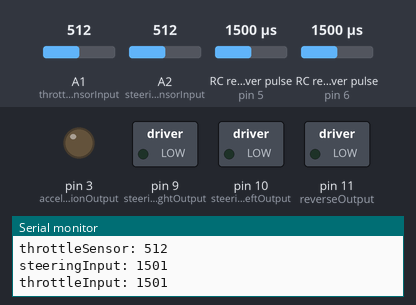
A program run on a simulated Arduino Uno, built with avr-gcc and run on an emulated ATmega328P. On the bench: switched loads named in the program (green lamp = pin HIGH), output pins drawn as LEDs (lit = HIGH), the last lines printed to the serial monitor. Wiring (inferred from the names in the program): 2 × RC receiver channel: data pin 5 / data pin 6. The inputs (shaded band) are chosen by the test bench; at power-on: RC receiver pulse (sensors on pin 5, pin 6) 1500 µs, A2 (steeringMotorSensorInput) = 512, A1 (throttleMotorSensorInput) = 512.

Above: at 1.2 s.
1.3 s: RC receiver pulse (sensor on pin 5) set to 1562 µs
2.8 s: RC receiver pulse (sensor on pin 5) set to 1592 µs
At 3.6 s:
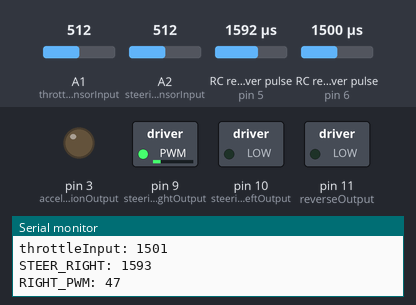
4.3 s: RC receiver pulse (sensor on pin 6) set to 1020 µs
At 5.5 s:
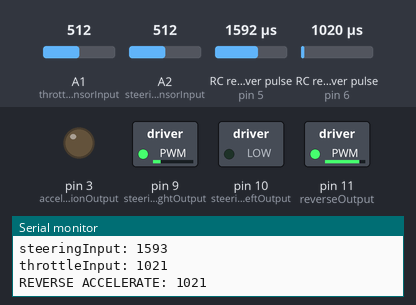
5.8 s: A2 (steeringMotorSensorInput) set to 900
7.3 s: A2 (steeringMotorSensorInput) set to 922
At 8.5 s:
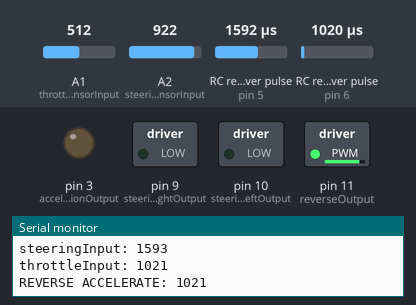
8.8 s: RC receiver pulse (sensor on pin 6) set to 1500 µs
At 9.3 s:
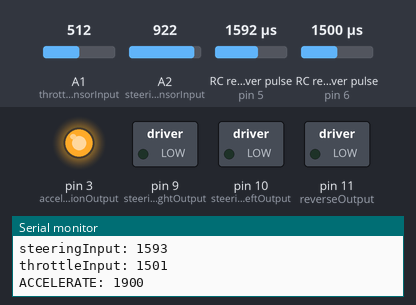
Timing chart, 0 to 11.3 s (numbered marks = the images above; inputs shaded):
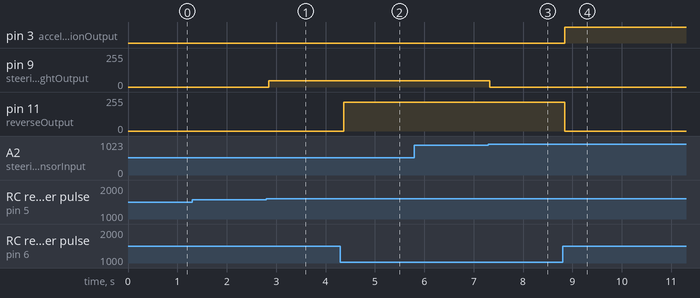

The program:

main.cpp
```cpp
#include <Arduino.h>

bool autoCorrectSteering = false;
bool autoCorrectThrottle = false;

char steeringMotorSensorInput = A2;
char throttleMotorSensorInput = A1;
int throttleInput = 6;
int steeringInput = 5;
int steeringLeftOutput = 10;
int steeringRightOutput = 9;
int reverseOutput = 11;
int accelerationOutput = 3;

// Constants for motor endpoints
// max speed at 300
const int THROTTLE_LOWER_ENDPOINT = 450;
// max speed at 1000
const int THROTTLE_UPPER_ENDPOINT = 810;

//TODO: Links zu weit, rechts nicht weit genug
const int STEERING_LOWER_ENDPOINT = 590;
const int STEERING_UPPER_ENDPOINT = 910;

// Constants for remote control inputs THROTTLE
const int REMOTE_INPUT_BACKWARD = 1420;
const int REMOTE_INPUT_FORWARD = 1580;
const int MIN_REMOTE_INPUT_THROTTLE = 950;
const int MAX_REMOTE_INPUT_THROTTLE = 1900;

// Constants for remote control inputs STEERING
const int REMOTE_INPUT_LEFT = 1380;
const int REMOTE_INPUT_RIGHT = 1580;
const int MIN_REMOTE_INPUT_STEERING_RIGHT = 1500;
const int MAX_REMOTE_INPUT_STEERING_RIGHT = 2000;
const int MIN_REMOTE_INPUT_STEERING_LEFT = 1500;
const int MAX_REMOTE_INPUT_STEERING_LEFT = 900;

// Constants for the range for steering motor reset
// 700
const int STEERING_DEADLOCK_MIN = 752;
// 710
const int STEERING_DEADLOCK_MAX = 762;

// Constants for the range for throttle motor reset
//const int THROTTLE_DEADLOCK_MIN = 580;
//const int THROTTLE_DEADLOCK_MAX = 620;
const int THROTTLE_DEADLOCK_MIN = 580;
const int THROTTLE_DEADLOCK_MAX = 620;

void setup() {
    // put your setup code here, to run once:
    pinMode(steeringInput, INPUT);
    pinMode(steeringMotorSensorInput, INPUT);
    pinMode(throttleInput, INPUT);
    pinMode(throttleMotorSensorInput, INPUT);
    pinMode(steeringLeftOutput, OUTPUT);
    pinMode(steeringRightOutput, OUTPUT);
    pinMode(accelerationOutput, OUTPUT);
    pinMode(reverseOutput, OUTPUT);
    Serial.begin(57600);
}


// H-Bridge: RPWM
void accelerate(int throttle) {
    Serial.print("ACCELERATE: ");
    Serial.println(throttle);
    int forwardPWM = map(throttle, REMOTE_INPUT_FORWARD, MAX_REMOTE_INPUT_THROTTLE, 0, 255);
    analogWrite(reverseOutput, 0);
    analogWrite(accelerationOutput, forwardPWM);
}

// H-Bridge: LPWM
void reverseAccelerate(int throttle) {
    Serial.print("REVERSE ACCELERATE: ");
    Serial.println(throttle);
    int backwardPWM = map(throttle, MIN_REMOTE_INPUT_THROTTLE, REMOTE_INPUT_BACKWARD, 255, 0);
    analogWrite(accelerationOutput, 0);
    analogWrite(reverseOutput, backwardPWM);
}

// H-Bridge: RPWM
void steer_right(int steering) {
    int rightPWM = map(steering, MIN_REMOTE_INPUT_STEERING_RIGHT, MAX_REMOTE_INPUT_STEERING_RIGHT, 0, 255);
    Serial.print("STEER_RIGHT: ");
    Serial.println(steering);
    Serial.print("RIGHT_PWM: ");
    Serial.println(rightPWM);
    analogWrite(steeringLeftOutput, 0);
    analogWrite(steeringRightOutput, rightPWM);
}

// H-Bridge: LPWM
void steer_left(int steering) {
    int leftPWM = map(steering, MAX_REMOTE_INPUT_STEERING_LEFT, MIN_REMOTE_INPUT_STEERING_LEFT, 255, 0);
    Serial.print("STEER LEFT: ");
    Serial.println(steering);
    Serial.print("LEFT_PWM: ");
    Serial.println(leftPWM);
    analogWrite(steeringRightOutput, 0);
    analogWrite(steeringLeftOutput, leftPWM);
}

void resetSteering(int steeringMotorSensor) {
    if (steeringMotorSensor > STEERING_DEADLOCK_MIN && steeringMotorSensor < STEERING_DEADLOCK_MAX) {
        analogWrite(steeringLeftOutput, 0);
        analogWrite(steeringRightOutput, 0);
        autoCorrectSteering = false;
    } else if (steeringMotorSensor < STEERING_DEADLOCK_MAX) {
        steer_right(MAX_REMOTE_INPUT_STEERING_RIGHT);
    } else if (steeringMotorSensor > STEERING_DEADLOCK_MIN) {
        steer_left(MAX_REMOTE_INPUT_STEERING_LEFT);
    } else {
        analogWrite(steeringRightOutput, 0);
        analogWrite(steeringLeftOutput, 0);
    }
}

void resetThrottle(int throttleMotorSensor) {
    if (throttleMotorSensor > THROTTLE_DEADLOCK_MIN && throttleMotorSensor < THROTTLE_DEADLOCK_MAX) {
        analogWrite(accelerationOutput, 0);
        analogWrite(reverseOutput, 0);
        autoCorrectThrottle = false;
    } else if (throttleMotorSensor > THROTTLE_DEADLOCK_MAX) {
        reverseAccelerate(MIN_REMOTE_INPUT_THROTTLE);
    } else if (throttleMotorSensor < THROTTLE_DEADLOCK_MIN) {
        accelerate(MAX_REMOTE_INPUT_THROTTLE);
    } else {
        analogWrite(accelerationOutput, 0);
        analogWrite(reverseOutput, 0);
    }
}

void loop() {
    // int motorMiddle = 500;
    // Channel 2: Throttle 996 - 1984
    int throttle = pulseIn(throttleInput, HIGH);
    int throttleMotorSensor = analogRead(throttleMotorSensorInput);
    int steering = pulseIn(steeringInput, HIGH);
    int steeringMotorSensor = analogRead(steeringMotorSensorInput);

    Serial.print("steeringSensor: ");
    Serial.println(steeringMotorSensor);
    Serial.print("throttleSensor: ");
    Serial.println(throttleMotorSensor);
    Serial.print("steeringInput: ");
    Serial.println(steering);
    Serial.print("throttleInput: ");
    Serial.println(throttle);
    if (throttle != 0) {
        if (throttleMotorSensor > THROTTLE_LOWER_ENDPOINT && throttle < REMOTE_INPUT_BACKWARD) {
            reverseAccelerate(throttle);
            autoCorrectThrottle = true;
        } else if (throttleMotorSensor < THROTTLE_UPPER_ENDPOINT && throttle > REMOTE_INPUT_FORWARD) {
            accelerate(throttle);
            autoCorrectThrottle = true;
        } else {
            analogWrite(accelerationOutput, 0);
            analogWrite(reverseOutput, 0);
        }
    } else {
        resetThrottle(throttleMotorSensor);
    }

    if (steering != 0) {
        if (steeringMotorSensor < STEERING_UPPER_ENDPOINT && steering > REMOTE_INPUT_RIGHT) {
            steer_right(steering);
            autoCorrectSteering = true;
        } else if (steeringMotorSensor > STEERING_LOWER_ENDPOINT && steering < REMOTE_INPUT_LEFT) {
            steer_left(steering);
            autoCorrectSteering = true;
        } else {
            analogWrite(steeringLeftOutput, 0);
            analogWrite(steeringRightOutput, 0);
        }
    }

    if (steering > REMOTE_INPUT_LEFT && steering < REMOTE_INPUT_RIGHT && autoCorrectSteering) {
        resetSteering(steeringMotorSensor);
    }
    if (throttle > REMOTE_INPUT_BACKWARD && throttle < REMOTE_INPUT_FORWARD && autoCorrectThrottle) {
        resetThrottle(throttleMotorSensor);
    }
}
```

Backup.cpp
```cpp
#include <Arduino.h>

int throttleMotorDistanceInput = A0;
int throttleInput = 5;
int steeringInput = 6;
int reverseOut = 9;
int throttleOut = 10;


void reverseAccelerate(int throttle);

void accelerate(int throttle);

void moveToInitialPosition(int motorDistance);

void setup() {
    // put your setup code here, to run once:
    pinMode(steeringInput, INPUT);
    pinMode(throttleInput, INPUT);
    pinMode(throttleMotorDistanceInput, INPUT);
    pinMode(throttleOut, OUTPUT);
    pinMode(reverseOut, OUTPUT);
    Serial.begin(57600);
}

void loop() {
    // Default values for motor endpoint resistance
    int lowerEndpoint = 50;
    int upperEndpoint = 1000;
    // int motorMiddle = 500;
    // Channel 2: Throttle 996 - 1984
    int throttle = pulseIn(throttleInput, HIGH);
    int motorDistance = analogRead(throttleMotorDistanceInput);
    Serial.print("DISTANCE: ");
    Serial.println(motorDistance);

    if (motorDistance > lowerEndpoint && throttle < 1380) {
        reverseAccelerate(throttle);
    } else if (motorDistance < upperEndpoint && throttle > 1580) {
        accelerate(throttle);
    } else {
        analogWrite(throttleOut, 0);
        analogWrite(reverseOut, 0);
    }

    if (throttle > 1380 && throttle < 1580) {
        //moveToInitialPosition(motorDistance);
    }
}

// H-Bridge: RPWM
void accelerate(int throttle) {
    Serial.print("ACCELERATE: ");
    Serial.println(throttle);
    int forwardPWM = map(throttle, 1580, 1990, 0, 255);
    analogWrite(reverseOut, 0);
    analogWrite(throttleOut, forwardPWM);
}

// H-Bridge: LPWM
void reverseAccelerate(int throttle) {
    Serial.print("REVERSE ACCELERATE: ");
    Serial.println(throttle);
    int backwardPWM = map(throttle, 990, 1380, 255, 0);
    analogWrite(throttleOut, 0);
    analogWrite(reverseOut, backwardPWM);
}

void moveToInitialPosition(int motorDistance) {
    if (motorDistance > 450 && motorDistance < 550) {
        analogWrite(throttleOut, 0);
        analogWrite(reverseOut, 0);
    } else if (motorDistance > 500) {
        reverseAccelerate(990);
    } else if (motorDistance < 500) {
        accelerate(1900);
    } else {
        analogWrite(throttleOut, 0);
        analogWrite(reverseOut, 0);
    }
}
```

Measured:
- after the input at 2.8 s, pin 9 (steeringRightOutput): 0/255 → 47/255 after 0.05 s
- after the input at 4.3 s, pin 11 (reverseOutput): 0/255 → 217/255 after 0.07 s
- after the input at 7.3 s, pin 9 (steeringRightOutput): 47/255 → 0/255 at once
- after the input at 8.8 s, pin 3 (accelerationOutput): LOW → HIGH after 0.05 s; pin 11 (reverseOutput): 217/255 → 0/255 at once
